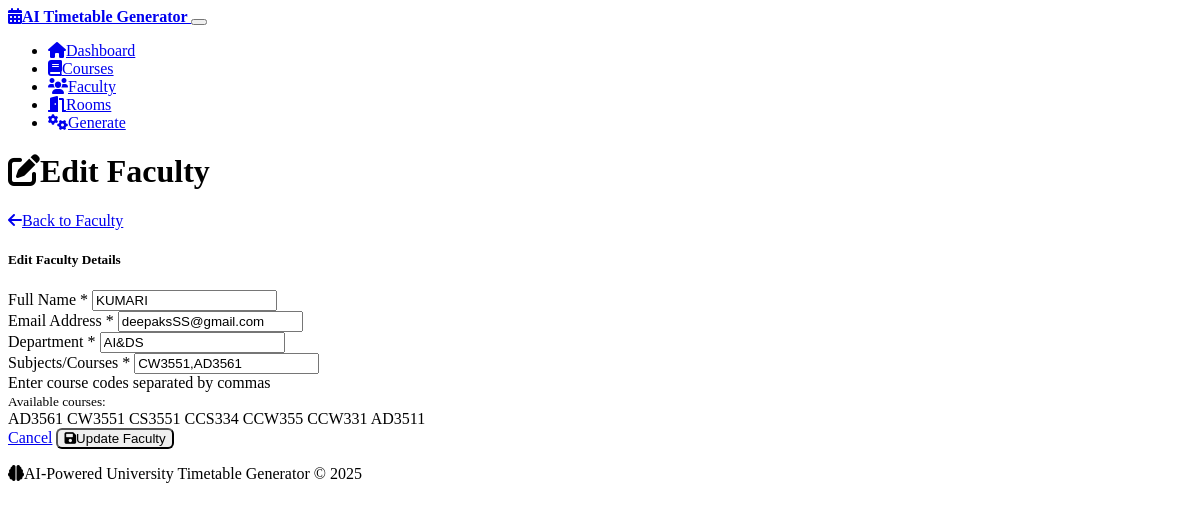
Page /faculty/edit/2 on the committed database.
### models.py (models this page shows, shortened)
class Faculty(db.Model):
    id = db.Column(db.Integer, primary_key=True)
    name = db.Column(db.String(100), nullable=False)
    email = db.Column(db.String(120), unique=True, nullable=False)
    department = db.Column(db.String(50), nullable=False)
    subjects = db.Column(db.Text)  # Comma-separated course codes
    created_at = db.Column(db.DateTime, default=datetime.utcnow)

class Course(db.Model):
    id = db.Column(db.Integer, primary_key=True)
    code = db.Column(db.String(20), unique=True, nullable=False)
    name = db.Column(db.String(100), nullable=False)
    hours_per_week = db.Column(db.Integer, nullable=False)
    semester = db.Column(db.String(20), nullable=False)
    department = db.Column(db.String(50), nullable=False)
    is_lab = db.Column(db.Boolean, default=False)
    created_at = db.Column(db.DateTime, default=datetime.utcnow)

### routes.py (the view, shortened to what this page needs)
@app.route('/faculty/edit/<int:faculty_id>', methods=['GET', 'POST'])
def edit_faculty(faculty_id):
    faculty = Faculty.query.get_or_404(faculty_id)
    courses = Course.query.all()
    return render_template('edit_faculty.html', faculty=faculty, courses=courses)

### templates/edit_faculty.html (shortened to what this page needs)
{% extends "base.html" %}
{% block content %}
<div class="row">
    <div class="col-12">
        <div class="d-flex justify-content-between align-items-center mb-4">
            <h1>
                <i class="fas fa-edit me-2"></i>Edit Faculty
            </h1>
            <a href="{{ url_for('faculty') }}" class="btn btn-secondary">
                <i class="fas fa-arrow-left me-2"></i>Back to Faculty
            </a>
        </div>
    </div>
</div>
<div class="row">
    <div class="col-md-8 offset-md-2">
        <div class="card">
            <div class="card-header">
                <h5 class="mb-0">Edit Faculty Details</h5>
            </div>
            <div class="card-body">
                <form method="POST">
                    <div class="mb-3">
                        <label for="name" class="form-label">Full Name *</label>
                        <input type="text" class="form-control" id="name" name="name" required
                               value="{{ faculty.name }}" placeholder="e.g., Dr. John Smith">
                    </div>
                    <div class="mb-3">
                        <label for="email" class="form-label">Email Address *</label>
                        <input type="email" class="form-control" id="email" name="email" required
                               value="{{ faculty.email }}" placeholder="e.g., john.smith@university.edu">
                    </div>
                    <div class="mb-3">
                        <label for="department" class="form-label">Department *</label>
                        <input type="text" class="form-control" id="department" name="department" required
                               value="{{ faculty.department }}" placeholder="e.g., Computer Science">
                    </div>
                    <div class="mb-3">
                        <label for="subjects" class="form-label">Subjects/Courses *</label>
                        <input type="text" class="form-control" id="subjects" name="subjects" required
                               value="{{ faculty.subjects }}" placeholder="e.g., CS101, CS102, CS201">
                        <div class="form-text">Enter course codes separated by commas</div>
                        {% if courses %}
                            <div class="mt-2">
                                <small class="text-muted">Available courses:</small><br>
                                {% for course in courses %}
                                    <span class="badge bg-light text-dark me-1 mb-1">{{ course.code }}</span>
                                {% endfor %}
                            </div>
                        {% endif %}
                    </div>
                    <div class="d-flex justify-content-end">
                        <a href="{{ url_for('faculty') }}" class="btn btn-secondary me-2">Cancel</a>
                        <button type="submit" class="btn btn-primary">
                            <i class="fas fa-save me-2"></i>Update Faculty
                        </button>
                    </div>
                </form>
            </div>
        </div>
    </div>
</div>
{% endblock %}

### static/style.css (style rules this page uses)
.btn { font-weight: 500; border-radius: 6px; }
.form-label { font-weight: 500; margin-bottom: 0.5rem; }

### rows in the picture
Faculty: name "KUMARI", email "deepaksSS@gmail.com", department "AI&DS", subjects "CW3551,AD3561"
Course: code "AD3561"
Course: code "CW3551"
Course: code "CS3551"
Course: code "CCS334"
Course: code "CCW355"
Course: code "CCW331"
Course: code "AD3511"
